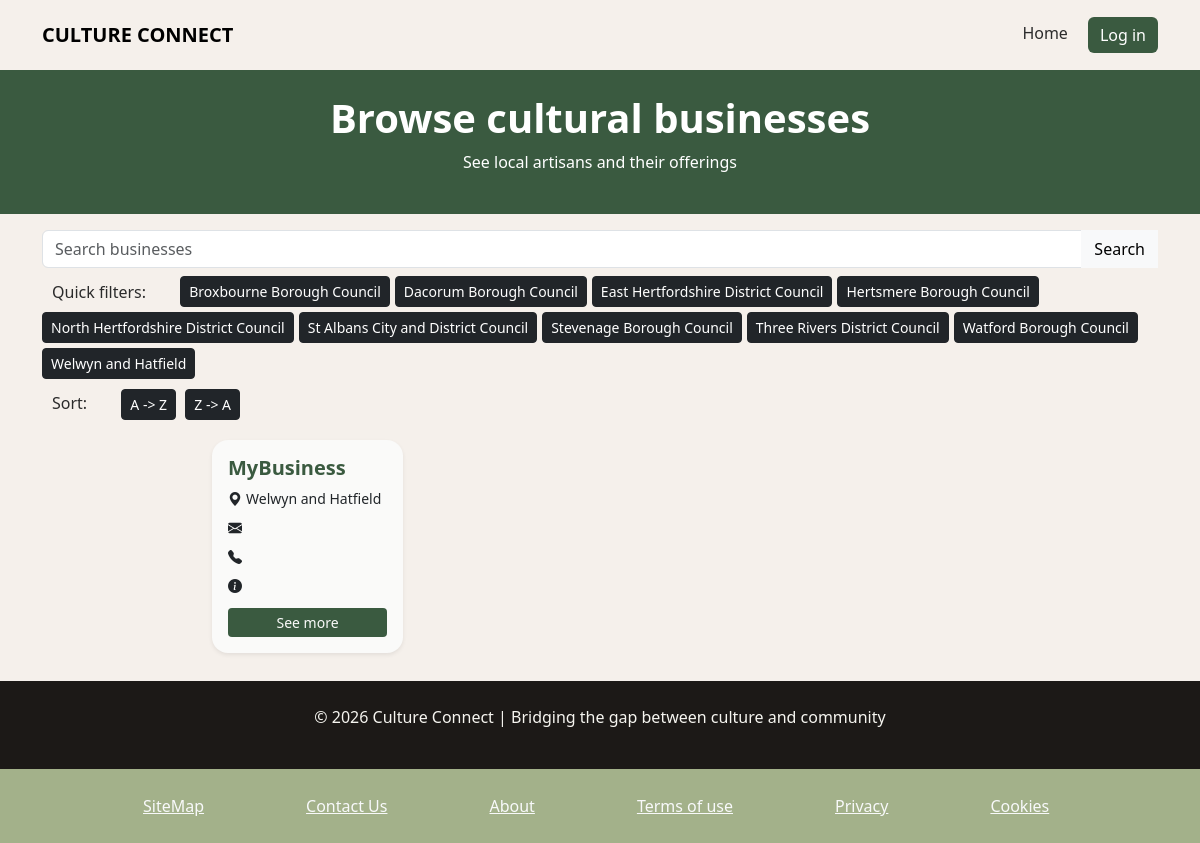
The app's page /CultureConnect/showBusinesses.php, older data.
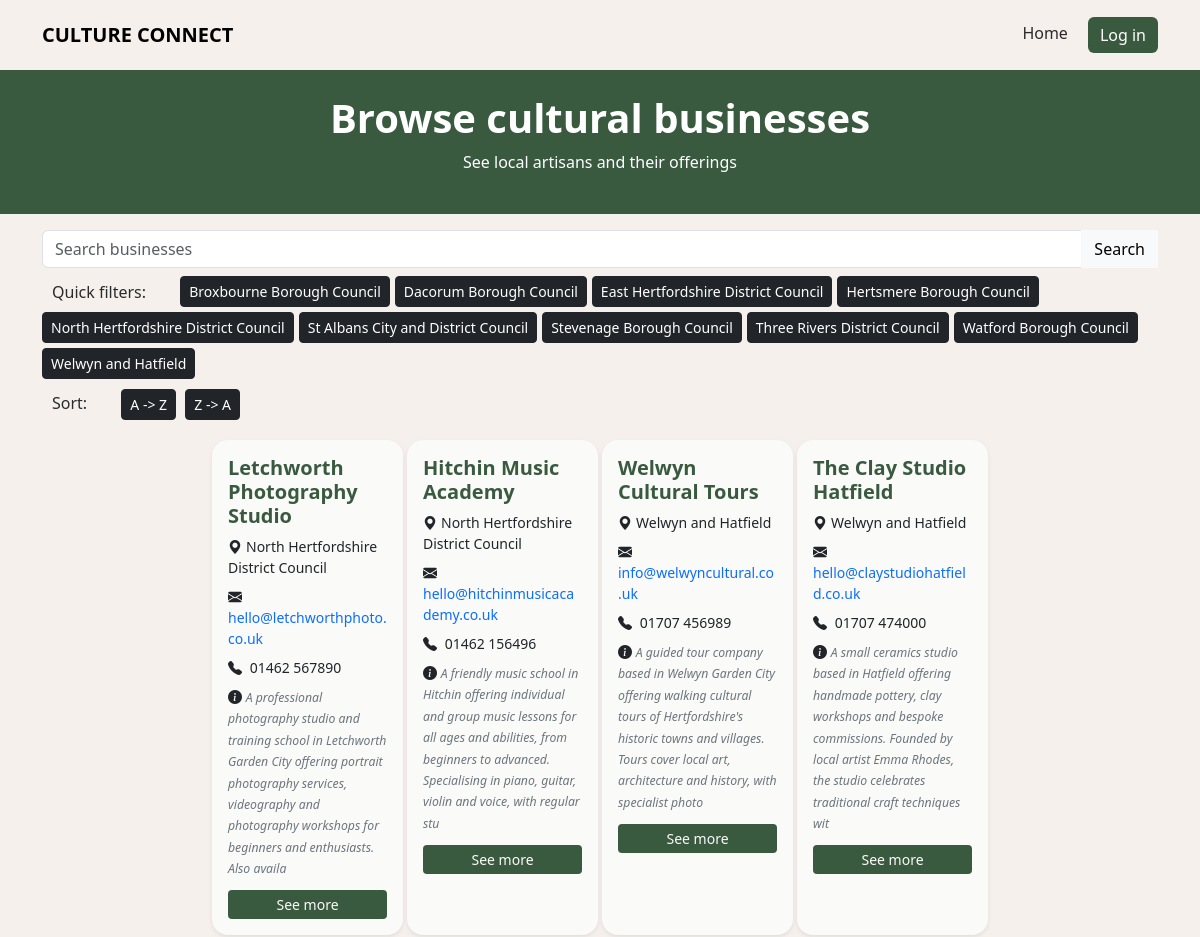
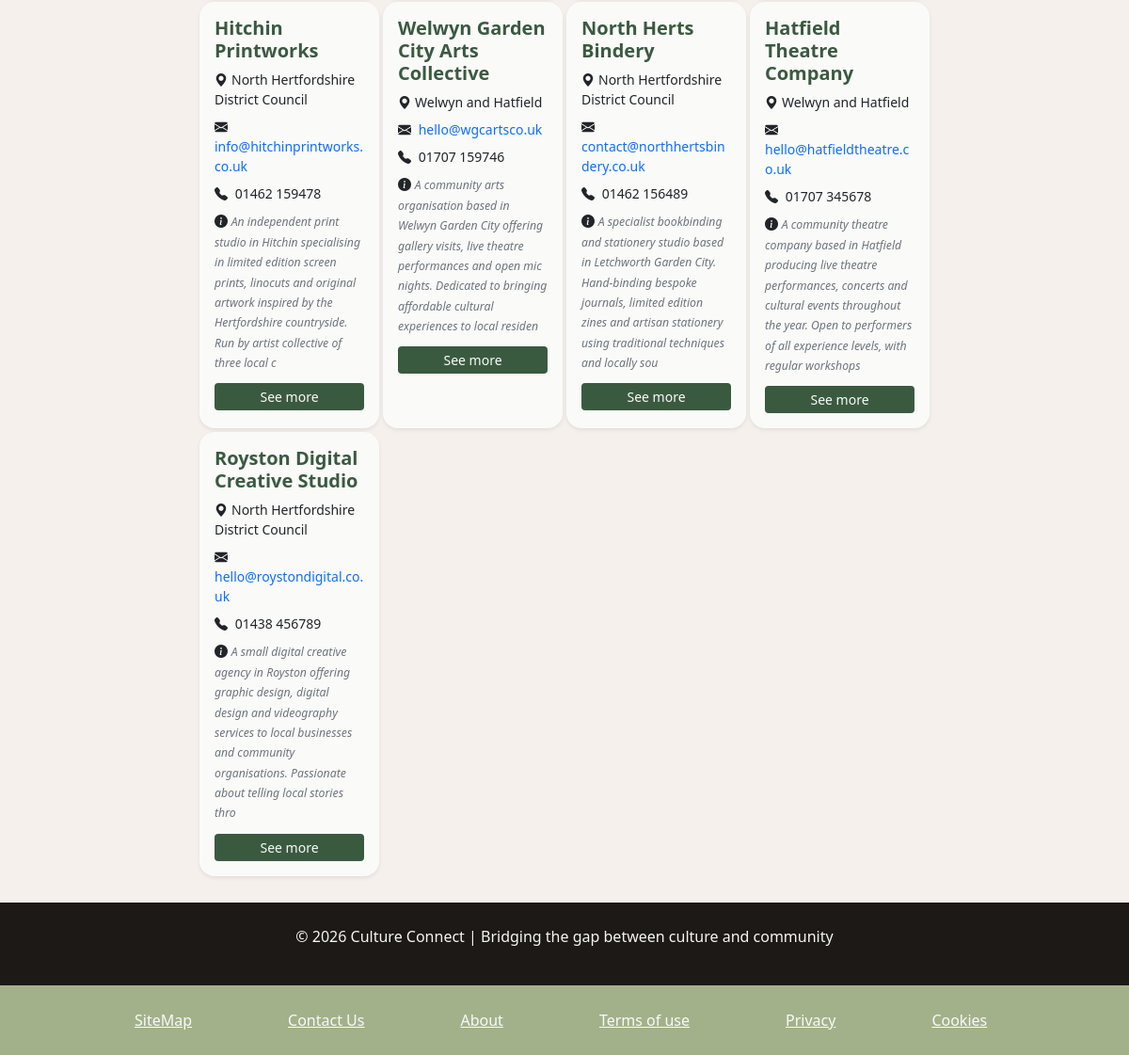
The same page, newer data (2 pictures, top to bottom).
### tables this page shows
CREATE TABLE `council` (
  `councilIdPk` int(13) NOT NULL,
  `councilName` varchar(200) NOT NULL,
  `councilContact` varchar(200) DEFAULT NULL,
  `councilLink` varchar(200) DEFAULT NULL
);

CREATE TABLE `business` (
  `businessIdPk` int(13) NOT NULL,
  `businessName` varchar(200) NOT NULL,
  `businessDescription` varchar(200) DEFAULT NULL,
  `businessEmail` varchar(200) DEFAULT NULL,
  `businessPhone` varchar(13) DEFAULT NULL,
  `businessLink` varchar(200) DEFAULT NULL,
  `councilIdPk` int(13) NOT NULL
);

### CultureConnect/include/buildFilterQueryBusinesses.php (called while the page is built, shortened)
<?php
        $main_query = "SELECT * FROM business ";
        $location_filter = null;
        $order_by = " ORDER BY LOWER (";
        if (!empty($selected_orderby)) {
            switch ($selected_orderby) {
                default:
                    $order_by .= "businessIdPk)";
    }
}
        $conditions = array_filter([$location_filter]);
        if (!empty($conditions)) {
            $filter_query = $main_query . " WHERE " . implode(" AND ", $conditions) . " " . $order_by;
        }else {
            $filter_query = $main_query . $order_by;
        }
?>

### CultureConnect/showBusinesses.php (the view, shortened to what this page needs)
<!DOCTYPE html>
<html lang="en">
<head>
    <link href="https://cdn.jsdelivr.net/npm/bootstrap@5.3.8/dist/css/bootstrap.min.css" rel="stylesheet">
    <link href="https://cdn.jsdelivr.net/npm/bootstrap-icons@1.11.3/font/bootstrap-icons.min.css" rel="stylesheet">
    <link href="css/style.css" rel="stylesheet">
    <link href="css/offeringItemStyle.css" rel="stylesheet">
</head>
<body>
    <?php
    include('include/buildFilterQuery.php');
    ?>
    <div id="header"><?php include('templates/template_navbar.php'); ?></div>
    <section class="text-center py-4" style="background-color:#3A5A40;">
        <div class="container">
            <h1 style="color:white">Browse cultural businesses</h1>
            <p style="color:white">See local artisans and their offerings</p>
        </div>
    </section>
    <section class="py-3">
        <div class="container">
            <div class="input-group mb-2">
                <input type="text" class="form-control" placeholder="Search businesses">
                <button class="btn btn-light" type="button">Search</button>
                <br>
            </div>
            <div style="margin-top:5px; margin-right:5px;">
                <span style="margin-left:10px; margin-right:30px">Quick filters:</span>
                <?php
                $sql = "SELECT councilIdPk, councilName FROM council";
                $result = $connection->query($sql);
                while ($row = $result->fetch_assoc()) {
                    echo "<button type='button' class='btn btn-dark btn-sm' data-bs-toggle='button' style='margin-right:5px; margin-bottom:5px'
                        onclick='toggleCouncil(" . $row['councilIdPk'] . ", this)'
                        id='council-" . $row['councilIdPk'] . "'>" . $row['councilName'] . "</button>";
                }
                ?>
            </div>
            <div style="margin-top:5px; margin-right:5px;">
                <span style="margin-left:10px; margin-right:30px">Sort:</span>
                <button type="button" class="btn btn-dark btn-sm" data-bs-toggle="button" style="margin-right:5px;" onclick="setOrderBy(this.id, this)" id="az">A -> Z</button>
                <button type="button" class="btn btn-dark btn-sm" data-bs-toggle="button" style="margin-right:5px;" onclick="setOrderBy(this.id, this)" id="za">Z -> A</button>
            </div>
        </div>
    </section>
    <section class="row flex-xl-nowrap mx-0">
        <div class="col-12 col-md-2 bd-sidebar">
        </div>
        <div class="col-12 col-md-10 col-xl-8 py-md-1 ">
            <div class="row g-1 mb-4" id="product-grid">
                <?php
                include 'include/getFilteredBusinesses.php';
                ?>
            </div>
        </div>
    </section>
    <div id="footer"><?php include('templates/template_footer.php'); ?></div>
</body>
</html>

### CultureConnect/templates/template_navbar.php (shortened to what this page needs)
<nav class="navbar navbar-expand-lg navbar-custom">
    <div class="container">
        <a class="navbar-brand" href="00Home.php">CULTURE CONNECT</a>
        <div>
            <?php
                if (isset($_SESSION['role'])) {
                    if ($_SESSION['role'] == 1) {
                        echo "  <a id='home' class='nav-link d-inline' href='00Home.php'>Home</a>
                                <a id='edit_profile' class='nav-link d-inline' href='02ManageUser.php'>Edit profile</a>
                                <a id='log_out' class='nav-link d-inline' href='include/logout.php'>Log out</a>";
                    } else if ($_SESSION['role'] == 2) {
                        echo "  <a id='home' class='nav-link d-inline' href='00Home.php'>Home</a>
                                <a id='edit_profile' class='nav-link d-inline' href='02ManageUser.php'>Edit profile</a>
                                <a id='edit_busines' class='nav-link d-inline' href='03EditBusiness.php'>Edit business details</a>
                                <a id='manage_offerings'class='nav-link d-inline' href='04ManageOfferings.php'>Manage offerings</a>
                                <a id='log_out' class='nav-link d-inline' href='include/logout.php'>Log out</a>";
                    } else if ($_SESSION['role'] == 3) {
                        echo "  <a id='home' class='nav-link d-inline' href='00Home.php'>Home</a>
                                <a id='edit_profile' class='nav-link d-inline' href='02ManageUser.php'>Edit profile</a>
                                <a id='edit_busines' class='nav-link d-inline' href='03EditCouncil.php'>Edit council details</a>
                                <a id='log_out' class='nav-link d-inline' href='include/logout.php'>Log out</a>";
                    } else if ($_SESSION['role'] == 4) {
                        echo "  <a id='home' class='nav-link d-inline' href='00Home.php'>Home</a>
                                <a id='edit_profile' class='nav-link d-inline' href='02ManageUser.php'>Edit profile</a>
                                <a id='edit_users' class='nav-link d-inline' href='97ManageUsersAdmin.php'>Manage users</a>
                                <a id='edit_busines' class='nav-link d-inline' href='97ManageBusinessAdmin.php'>Manage businesses</a>
                                <a id='edit_councils' class='nav-link d-inline' href='97ManageCouncilAdmin.php'>Manage locations</a>
                                <a id='manage_offerings'class='nav-link d-inline' href='97ManageOfferingsAdmin.php'>Manage offerings</a>
                                <a id='log_out' class='nav-link d-inline' href='include/logout.php'>Log out</a>";
                    } else {
                    echo "  <a id='home' class='nav-link d-inline' href='00Home.php'>Home</a>" ;
                    echo "<a id='log_out' class='nav-link d-inline' href='include/logout.php'>Log out</a>";
                    }
                } else {
                    echo "  <a id='home' class='nav-link d-inline' href='00Home.php'>Home</a>" ;
                    echo "<span class='nav-link d-inline'><a id='log_in' class='btn btn-custom' style='color:white' href='00Login.php'>Log in</a></span>";
                }
            ?>
        </div>
    </div>
</nav>

### CultureConnect/include/getFilteredBusinesses.php (shortened to what this page needs)
<?php
$selected_orderby = $_POST['orderby'] ?? 'popular';
include 'buildFilterQueryBusinesses.php';
$result_offerings = $connection->query($filter_query);
if ($result_offerings->num_rows == 0){
    echo "<p>Oops - nothing available at the moment</p>";
} else {
    while ($row = $result_offerings->fetch_assoc()) {
        $stmt = $connection->prepare("SELECT * FROM council WHERE councilIdPk = ?");
        $stmt->bind_param("i", $row['councilIdPk']);
        $stmt->execute();
        $resultC = $stmt->get_result();
        if ($resultC && $resultC->num_rows > 0) {
            $rowC = $resultC->fetch_assoc();
            $counc_name = $rowC["councilName"];
        } else {
            $counc_name = "";
        }
         echo "
            <div class='col-12 col-sm-6 col-lg-3'>
                <div class='card listing-card h-100 border-0 shadow-sm' onclick=\"window.location.href='07ViewBusiness.php?businessIdPk=" . $row['businessIdPk'] . "'\" style='cursor: pointer;'>
                    <div class='card-body d-flex flex-column gap-2'>
                    <h5 class='card-title fw-bold mb-0'>" . $row['businessName']  . "</h5>
                    <span class= 'small align-self-start'><i class='bi bi-geo-alt-fill me-1'></i>" .  $counc_name  . "</span>
                    <span class='meta-item small'>
                        <i class='bi bi-envelope-fill me-1'></i>
                        <a href='mailto:" .  $row['businessEmail']  . "' id='vendor-email' class='text-decoration-none'>
                        " .  $row['businessEmail']  . "
                        </a>
                    </span>
                    <span class='meta-item small'>
                        <i class='bi bi-telephone-fill me-1'></i>
                        <span id='vendor-phone'>" .  $row['businessPhone']  . "</span>
                    </span>
                    <span class='meta-item small'>
                        <i class='bi bi-info-circle-fill'></i>
                        <span class='small text-secondary fst-italic mb-0' id='vendor-phone'>" .  $row['businessDescription']  . "</span>
                    </span>
                    <a href='07ViewBusiness.php?businessIdPk=" . $row['businessIdPk']  . "' class='btn btn-vote btn-sm mt-1'>See more</a>
                </div>
            </div>
        </div>" ;
    }
}
?>

### CultureConnect/templates/template_footer.php
<footer class="footer text-center py-4">
    <p>&copy; 2026 Culture Connect | Bridging the gap between culture and community</p>
</footer>
<section class="py-4 text-center category-section">
    <div class="container">
        <table>
            <tr>
            <td> <a href="98SiteMap.php" class="link-light" style="margin-left: 100px">SiteMap</a></td>
            <td> <a href="99FeatureComing.php" class="link-light" style="margin-left: 100px">Contact Us</a> </td>
            <td> <a href="99FeatureComing.php" class="link-light" style="margin-left: 100px">About</a> </td>
            <td> <a href="99FeatureComing.php" class="link-light" style="margin-left: 100px">Terms of use</a> </td>
            <td> <a href="99FeatureComing.php" class="link-light" style="margin-left: 100px">Privacy</a> </td>
            <td> <a href="99FeatureComing.php" class="link-light" style="margin-left: 100px">Cookies</a> </td>
            </tr>
        </table>
    </div>
</section>

### CultureConnect/css/style.css (style rules this page uses)
:root { --primary: #3A5A40; --secondary: #ACC8A2; --light: #F6F5F0; --dark: #2B2B2B; }
body { background-color: var(--light); color: var(--dark); }
h1 { font-size: 2.5rem; font-weight: 700; }
p { color: #555; }
.nav-link { margin-left: 20px; }
.navbar { padding: 15px 0; }
.navbar-brand { font-weight: bold; }
.footer { background-color: #527558; color: var(--light); }
.footer p { color: var(--light); }
.btn-custom { background-color: var(--primary); color: rgb(236, 222, 222); }
.card-title { color: #3A5A40; }
.category-section { background-color: #A3B18A; }
.btn-custom { background-color: #3A5A40; color: white; border: none; }
.card { border: none; border-radius: 16px; overflow: hidden; transition: all 0.3s ease; }

### CultureConnect/css/offeringItemStyle.css (style rules this page uses)
:root { --color-primary: #3a5a40; --color-primary-light: #acc8a2; --color-primary-hover: #2d4531; --color-secondary: #0E7490; --color-accent: #7C3AED; --color-accent-light: #DDD6FE; --color-surface: #FAFAF9; --color-surface-alt: #F5F0EB; --color-surface-dark: #1C1917; --color-text-primary: #1C1917; --color-text-muted: #78716C; --color-border: #E7E5E4; --color-success: #15803D; --color-success-light: #DCFCE7; --color-error: #DC2626; --color-error-light: #FEE2E2; --color-warning: #D97706; --color-warning-light: #FEF3C7; }
body { background-color: var(--color-surface-alt); }
.listing-card { background-color: var(--color-surface); transition: box-shadow 0.2s, transform 0.2s; cursor: pointer; }
.btn-vote { background-color: var(--color-primary); color: var(--color-surface); border: none; transition: background 0.2s; }
.footer { background-color: var(--color-surface-dark); }

Row changes from the older to the newer data that the page shows:
removed business: businessName "MyBusiness", councilIdPk.councilName "Welwyn and Hatfield"
added business: businessName "Letchworth Photography Studio", councilIdPk.councilName "North Hertfordshire District Council", businessEmail "hello@letchworthphoto.co.uk", businessPhone "01462 567890", businessDescription "A professional photography studio and training school in Letchworth Garden City offering portrait photography services, videography and photography workshops for beginners and enthusiasts. Also availa"
added business: businessName "Hitchin Music Academy", councilIdPk.councilName "North Hertfordshire District Council", businessEmail "hello@hitchinmusicacademy.co.uk", businessPhone "01462 156496", businessDescription "A friendly music school in Hitchin offering individual and group music lessons for all ages and abilities, from beginners to advanced. Specialising in piano, guitar, violin and voice, with regular stu"
added business: businessName "Welwyn Cultural Tours", councilIdPk.councilName "Welwyn and Hatfield", businessEmail "info@welwyncultural.co.uk", businessPhone "01707 456989", businessDescription "A guided tour company based in Welwyn Garden City offering walking cultural tours of Hertfordshire's historic towns and villages. Tours cover local art, architecture and history, with specialist photo"
added business: businessName "The Clay Studio Hatfield", councilIdPk.councilName "Welwyn and Hatfield", businessEmail "hello@claystudiohatfield.co.uk", businessPhone "01707 474000", businessDescription "A small ceramics studio based in Hatfield offering handmade pottery, clay workshops and bespoke commissions. Founded by local artist Emma Rhodes, the studio celebrates traditional craft techniques wit"
added business: businessName "Hitchin Printworks", councilIdPk.councilName "North Hertfordshire District Council", businessEmail "info@hitchinprintworks.co.uk", businessPhone "01462 159478", businessDescription "An independent print studio in Hitchin specialising in limited edition screen prints, linocuts and original artwork inspired by the Hertfordshire countryside. Run by artist collective of three local c"
added business: businessName "Welwyn Garden City Arts Collective", councilIdPk.councilName "Welwyn and Hatfield", businessEmail "hello@wgcartsco.uk", businessPhone "01707 159746", businessDescription "A community arts organisation based in Welwyn Garden City offering gallery visits, live theatre performances and open mic nights. Dedicated to bringing affordable cultural experiences to local residen"
added business: businessName "North Herts Bindery", councilIdPk.councilName "North Hertfordshire District Council", businessEmail "contact@northhertsbindery.co.uk", businessPhone "01462 156489", businessDescription "A specialist bookbinding and stationery studio based in Letchworth Garden City. Hand-binding bespoke journals, limited edition zines and artisan stationery using traditional techniques and locally sou"
added business: businessName "Hatfield Theatre Company", councilIdPk.councilName "Welwyn and Hatfield", businessEmail "hello@hatfieldtheatre.co.uk", businessPhone "01707 345678", businessDescription "A community theatre company based in Hatfield producing live theatre performances, concerts and cultural events throughout the year. Open to performers of all experience levels, with regular workshops"
added business: businessName "Royston Digital Creative Studio", councilIdPk.councilName "North Hertfordshire District Council", businessEmail "hello@roystondigital.co.uk", businessPhone "01438 456789", businessDescription "A small digital creative agency in Royston offering graphic design, digital design and videography services to local businesses and community organisations. Passionate about telling local stories thro"
